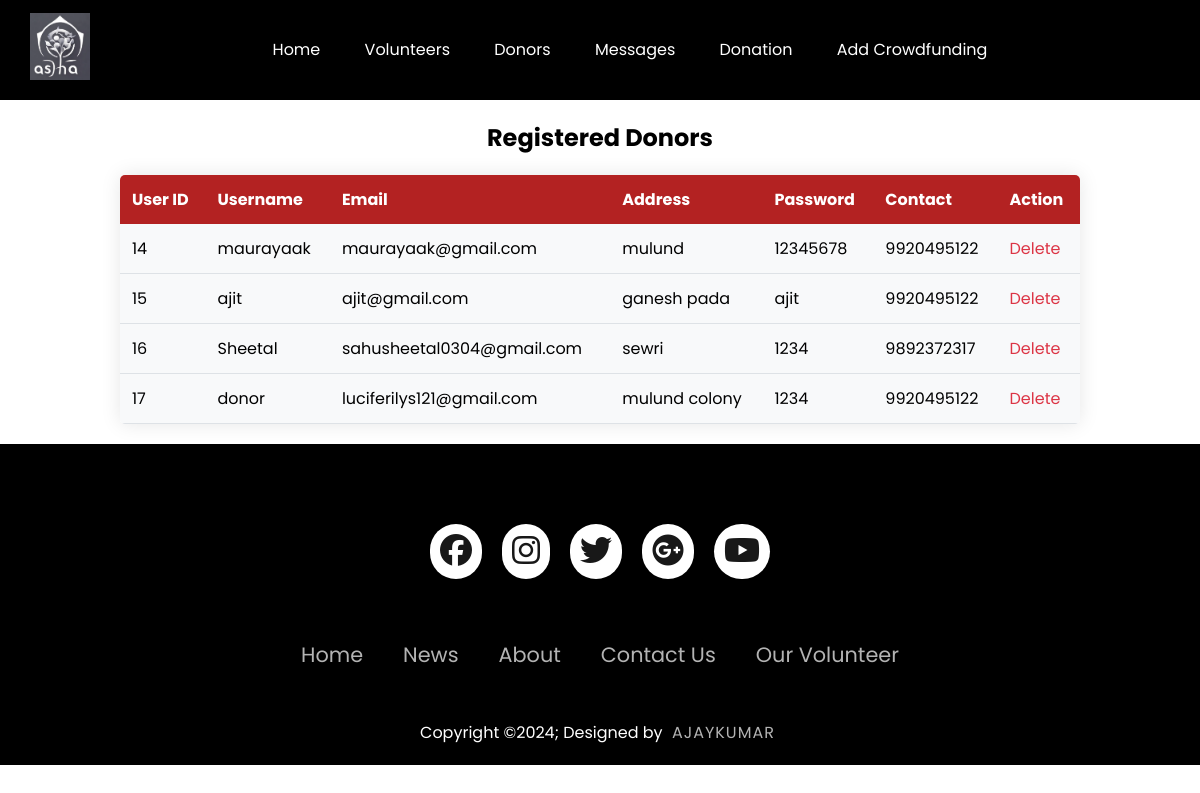
/donors.php (signed in), run on the app's committed database.
### tables this page shows
CREATE TABLE `users` (
  `u_id` int(11) NOT NULL,
  `u_name` varchar(200) DEFAULT NULL,
  `u_email` varchar(200) DEFAULT NULL,
  `u_address` varchar(200) DEFAULT NULL,
  `u_password` varchar(200) DEFAULT NULL,
  `u_contact` bigint(10) DEFAULT NULL
);

### donors.php (the view, shortened to what this page needs)
<?php
include("php/config.php");
$sql = "SELECT * FROM users";
$resultd = $con->query($sql);
?>
<!DOCTYPE html>
<html lang="en">
<head>
 <link rel="stylesheet" href="https://cdnjs.cloudflare.com/ajax/libs/font-awesome/6.5.1/css/all.min.css" />
</head>
<body>
<header class="header">
        <nav>
            <a href="index.php"><img src="img/logo.png" class="logo"></a>
                <ul>
                    <li><a href="admin_home.php">Home</a></li>
                    <li><a href="volunteers.php">Volunteers</a></li>
                    <li><a href="donors.php">Donors</a></li>
                    <li><a href="messages.php">Messages</a></li>
                    <li><a href="donation.php">Donation</a></li>
                    <li><a href="admin_side_cf.php">Add Crowdfunding</a></li>
                </ul>
        </nav>
    </header>
<div class="admin-container">
  <h2>Registered Donors</h2>
  <div class="users-list">
    <table>
      <tr>
        <th>User ID</th>
        <th>Username</th>
        <th>Email</th>
        <th>Address</th>
        <th>Password</th>
        <th>Contact</th>
        <th>Action</th>
      </tr>
      <?php
      if ($resultd->num_rows > 0) {
          while($row = $resultd->fetch_assoc()) {
              echo "<tr>";
              echo "<td>" . $row["u_id"] . "</td>";
              echo "<td>" . $row["u_name"] . "</td>";
              echo "<td>" . $row["u_email"] . "</td>";
              echo "<td>" . $row["u_address"] . "</td>";
              echo "<td>" . $row["u_password"] . "</td>";
              echo "<td>" . $row["u_contact"] . "</td>";
              echo "<td><a href='delete_user.php?id=" . $row["u_id"] . "'>Delete</a></td>";
              echo "</tr>";
          }
      } else {
          echo "<tr><td colspan='7'>No newly registered users</td></tr>";
      }
      ?>
    </table>
  </div>
</div>
<footer>
        <div class="footerContainer">
            <div class="socialIcons">
                <a href="#"><i class="fa-brands fa-facebook"></i></a>
                <a href="#"><i class="fa-brands fa-instagram"></i></a>
                <a href="#"><i class="fa-brands fa-twitter"></i></a>
                <a href="#"><i class="fa-brands fa-google-plus"></i></a>
                <a href="#"><i class="fa-brands fa-youtube"></i></a>
            </div>
        </div>
        <div class="footerNav">
            <ul>
                <li><a href="">Home</a></li>
                <li><a href="">News</a></li>
                <li><a href="">About</a></li>
                <li><a href="">Contact Us</a></li>
                <li><a href="">Our Volunteer</a></li>
            </ul>
        </div>
        <div class="footerBottom">
            <p>Copyright &copy;2024; Designed by <span class="designer">Ajaykumar</span></p>
        </div>
    </footer>
</body>
</html>

### data on the page
users: u_id "14", u_name "maurayaak", u_email "maurayaak@gmail.com", u_address "mulund", u_password "12345678", u_contact "9920495122"
users: u_id "15", u_name "ajit", u_email "ajit@gmail.com", u_address "ganesh pada", u_password "ajit", u_contact "9920495122"
users: u_id "16", u_name "Sheetal", u_email "sahusheetal0304@gmail.com", u_address "sewri", u_password "1234", u_contact "9892372317"
users: u_id "17", u_name "donor", u_email "luciferilys121@gmail.com", u_address "mulund colony", u_password "1234", u_contact "9920495122"
